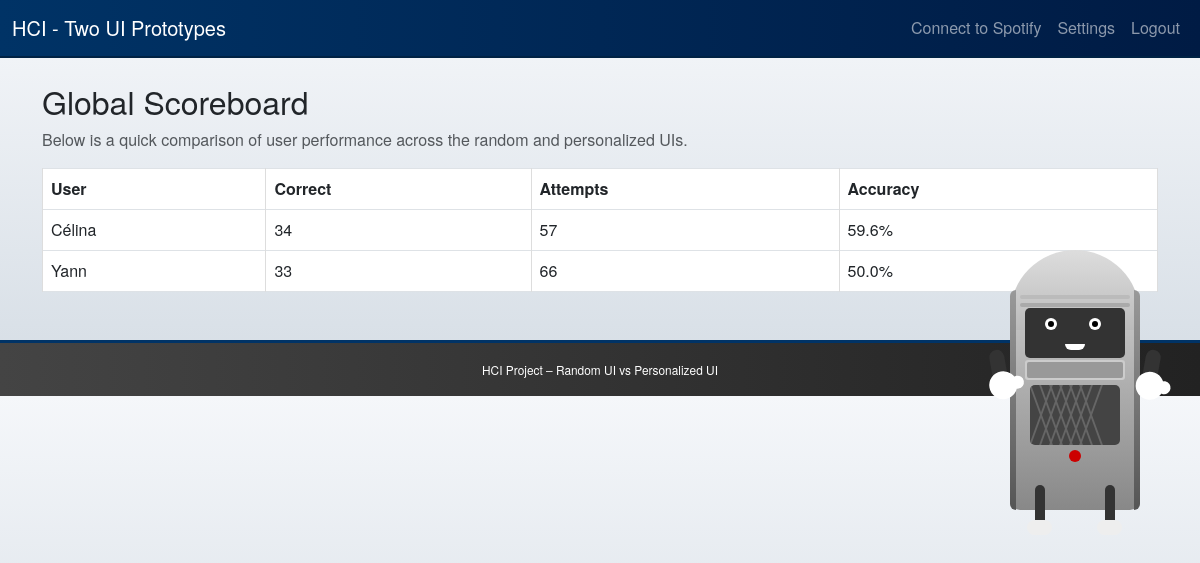
Page /scoreboard (signed in) on the earlier database version.
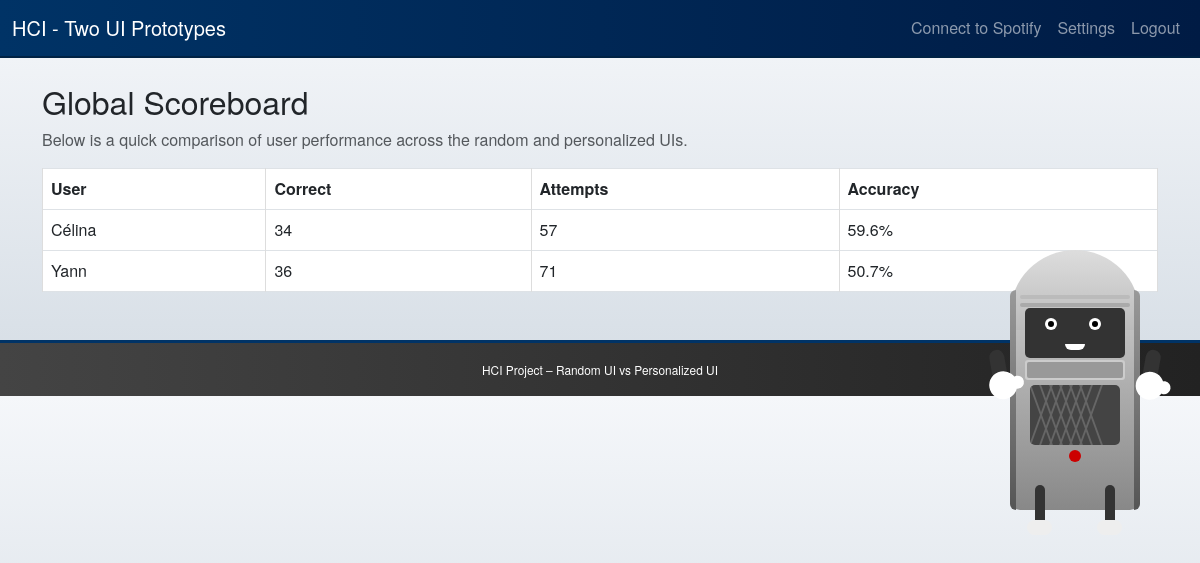
Same page on the later database version.
### models.py (models this page shows, shortened)
class User(db.Model):
    id = db.Column(db.Integer, primary_key=True)
    username = db.Column(db.String(80), unique=True, nullable=False)
    password = db.Column(db.String(80), nullable=False)
    total_correct = db.Column(db.Integer, default=0)
    total_attempts = db.Column(db.Integer, default=0)
    missed_songs = db.Column(db.String(1000), default="[]")

### routes/quiz.py (the view)
@quiz_bp.route('/scoreboard')
@require_login
def scoreboard():
    users = User.query.all()
    def accuracy(u):
        if u.total_attempts == 0:
            return 0
        return u.total_correct / u.total_attempts
    sorted_users = sorted(users, key=lambda x: (accuracy(x), x.total_correct), reverse=True)
    return render_template('scoreboard.html', all_users=sorted_users)

### app.py (called while the page is built)
def create_app():
    load_dotenv()
    app = Flask(__name__)
    app.secret_key = "ANY_RANDOM_SECRET_FOR_DEVELOPMENT"  # For dev only
    app.config["SQLALCHEMY_DATABASE_URI"] = "sqlite:///guessing_game.db"
    app.config["SQLALCHEMY_TRACK_MODIFICATIONS"] = False
    db.init_app(app)
    @app.context_processor
    def inject_now():
        return {"now": datetime.datetime.now}
    @app.context_processor
    def inject_buddy_message():
        return {"buddy_message": session.get("buddy_message", "")}
    from routes.auth import auth_bp
    from routes.quiz import quiz_bp
    app.register_blueprint(auth_bp)
    app.register_blueprint(quiz_bp)
    with app.app_context():
        db.create_all()
    return app

### routes/quiz.py (called while the page is built)
def current_user():
    uid = session.get("user_id")
    if not uid:
        return None
    return User.query.get(uid)

def require_login(f):
    from functools import wraps
    @wraps(f)
    def wrapper(*args, **kwargs):
        if not current_user():
            flash("Please log in first!", "warning")
            return redirect(url_for('auth_bp.login'))
        return f(*args, **kwargs)
    return wrapper

### templates/scoreboard.html
{% extends "layout.html" %}
{% block content %}
<h2>Global Scoreboard</h2>
<p class="text-muted">Below is a quick comparison of user performance across the random and personalized UIs.</p>
<table class="table table-bordered">
  <thead>
    <tr>
      <th>User</th>
      <th>Correct</th>
      <th>Attempts</th>
      <th>Accuracy</th>
    </tr>
  </thead>
  <tbody>
    {% for u in all_users %}
      {% set accuracy = 0 %}
      {% if u.total_attempts != 0 %}
        {% set accuracy = (u.total_correct / u.total_attempts) * 100 %}
      {% endif %}
      <tr>
        <td>{{ u.username }}</td>
        <td>{{ u.total_correct }}</td>
        <td>{{ u.total_attempts }}</td>
        <td>{{ accuracy|round(1) }}%</td>
      </tr>
    {% endfor %}
  </tbody>
</table>
{% endblock %}

Differences in the rows shown:
changed User "Yann": total_correct "33" → "36"; total_attempts "66" → "71"; accuracy "50.0" → "50.7"
